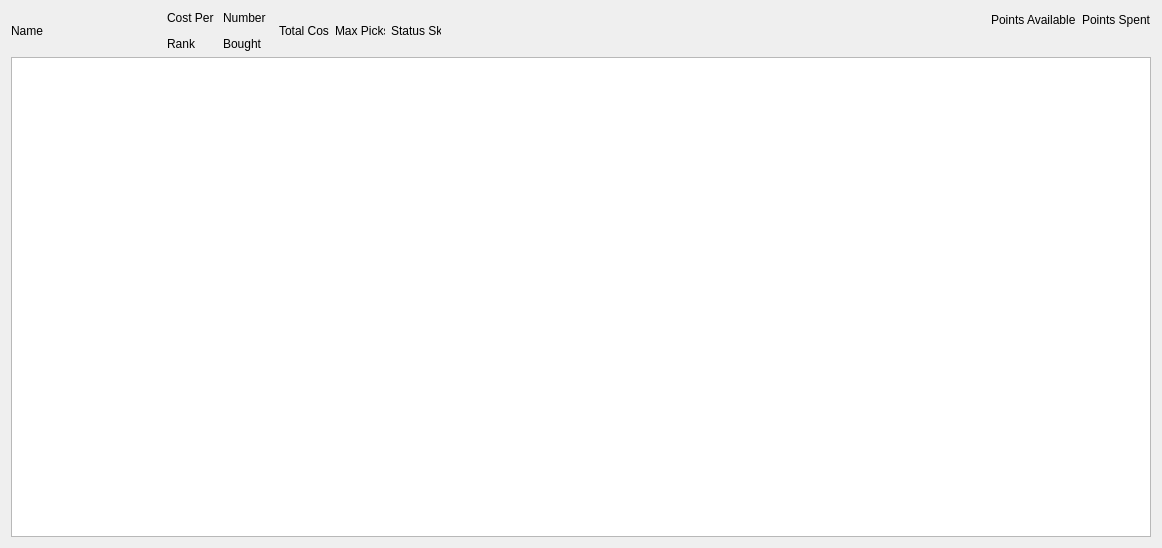
<?xml version="1.0" encoding="UTF-8"?>
<ui version="4.0">
 <class>SkillWindow</class>
 <widget class="QDialog" name="SkillWindow">
  <property name="geometry">
   <rect>
    <x>0</x>
    <y>0</y>
    <width>1162</width>
    <height>548</height>
   </rect>
  </property>
  <property name="windowTitle">
   <string>Skill</string>
  </property>
  <layout class="QVBoxLayout" name="verticalLayout">
   <item>
    <layout class="QVBoxLayout" name="verticalLayout_2">
     <item>
      <layout class="QHBoxLayout" name="horizontalLayout">
       <item>
        <widget class="QLabel" name="nameLabel">
         <property name="sizePolicy">
          <sizepolicy hsizetype="Minimum" vsizetype="Preferred">
           <horstretch>0</horstretch>
           <verstretch>0</verstretch>
          </sizepolicy>
         </property>
         <property name="minimumSize">
          <size>
           <width>150</width>
           <height>0</height>
          </size>
         </property>
         <property name="maximumSize">
          <size>
           <width>150</width>
           <height>16777215</height>
          </size>
         </property>
         <property name="text">
          <string>Name</string>
         </property>
        </widget>
       </item>
       <item>
        <widget class="QLabel" name="costLabel">
         <property name="minimumSize">
          <size>
           <width>50</width>
           <height>0</height>
          </size>
         </property>
         <property name="maximumSize">
          <size>
           <width>50</width>
           <height>16777215</height>
          </size>
         </property>
         <property name="text">
          <string>&lt;html&gt;&lt;head/&gt;&lt;body&gt;&lt;p&gt;Cost Per &lt;/p&gt;&lt;p&gt;Rank&lt;/p&gt;&lt;/body&gt;&lt;/html&gt;</string>
         </property>
        </widget>
       </item>
       <item>
        <widget class="QLabel" name="numBoughtLabel">
         <property name="minimumSize">
          <size>
           <width>50</width>
           <height>0</height>
          </size>
         </property>
         <property name="maximumSize">
          <size>
           <width>50</width>
           <height>16777215</height>
          </size>
         </property>
         <property name="text">
          <string>&lt;html&gt;&lt;head/&gt;&lt;body&gt;&lt;p&gt;Number &lt;/p&gt;&lt;p&gt;Bought&lt;/p&gt;&lt;/body&gt;&lt;/html&gt;</string>
         </property>
        </widget>
       </item>
       <item>
        <widget class="QLabel" name="totalCostLabel">
         <property name="minimumSize">
          <size>
           <width>50</width>
           <height>0</height>
          </size>
         </property>
         <property name="maximumSize">
          <size>
           <width>50</width>
           <height>16777215</height>
          </size>
         </property>
         <property name="text">
          <string>Total Cost</string>
         </property>
        </widget>
       </item>
       <item>
        <widget class="QLabel" name="maxPicksLabel">
         <property name="minimumSize">
          <size>
           <width>50</width>
           <height>0</height>
          </size>
         </property>
         <property name="maximumSize">
          <size>
           <width>50</width>
           <height>16777215</height>
          </size>
         </property>
         <property name="text">
          <string>Max Picks</string>
         </property>
        </widget>
       </item>
       <item>
        <widget class="QLabel" name="statusLabel">
         <property name="minimumSize">
          <size>
           <width>50</width>
           <height>0</height>
          </size>
         </property>
         <property name="maximumSize">
          <size>
           <width>50</width>
           <height>16777215</height>
          </size>
         </property>
         <property name="text">
          <string>Status Skill</string>
         </property>
        </widget>
       </item>
       <item>
        <spacer name="horizontalSpacer">
         <property name="orientation">
          <enum>Qt::Horizontal</enum>
         </property>
         <property name="sizeType">
          <enum>QSizePolicy::Expanding</enum>
         </property>
         <property name="sizeHint" stdset="0">
          <size>
           <width>40</width>
           <height>20</height>
          </size>
         </property>
        </spacer>
       </item>
       <item>
        <layout class="QVBoxLayout" name="verticalLayout_4">
         <item>
          <widget class="QLabel" name="label_4">
           <property name="text">
            <string>Points Available</string>
           </property>
          </widget>
         </item>
         <item>
          <widget class="QLabel" name="pointsAvailable">
           <property name="text">
            <string/>
           </property>
          </widget>
         </item>
        </layout>
       </item>
       <item>
        <layout class="QVBoxLayout" name="verticalLayout_3">
         <item>
          <widget class="QLabel" name="label">
           <property name="text">
            <string>Points Spent</string>
           </property>
          </widget>
         </item>
         <item>
          <widget class="QLabel" name="pointSpent">
           <property name="text">
            <string/>
           </property>
          </widget>
         </item>
        </layout>
       </item>
      </layout>
     </item>
     <item>
      <widget class="QListWidget" name="listWidget"/>
     </item>
    </layout>
   </item>
  </layout>
 </widget>
 <layoutdefault spacing="6" margin="11"/>
 <resources/>
 <connections/>
</ui>
